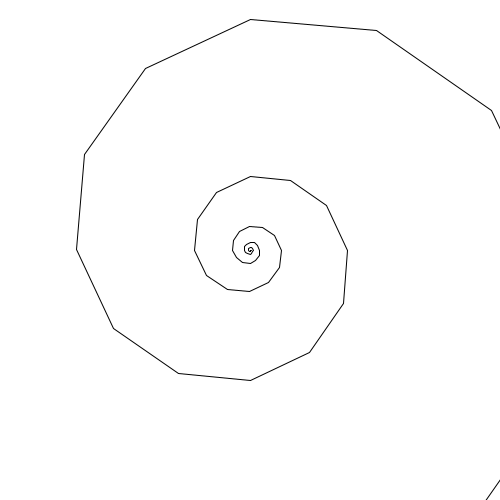
Frame 1 (no input)
Frame 2 (the mouse pressed at the canvas centre, redrawn once): identical to frame 1, image omitted

The Processing sketch that drew this single still picture (run headless with seeded random() and noise(); the mouse was pressed at the canvas centre and the sketch redrawn once):

// Processing sketch: Codigo
// ── Codigo.pde
//Mi version de espiral

/*void setup(){
  size(500,500); 
  noLoop();
}

void draw(){
  float x,y;
  float r =0;
  
  for (float i=0; i<=1800;i++){
    x = r*cos(radians(i));
    y = r*sin(radians(i));
    circle(x+250,y+250,4);
    if (i%5==0)
      r++;
  }
}*/


//Espiral de arquimides

/*void setup(){
  size(500,500);
  noLoop();
}

void draw(){
  float x,y,r,a=0,b=0.05;
  for (float theta = 0; theta <1800; theta++){
    r=a+b*theta;
    x=r*cos(radians(theta))+width/2;
    y=r*sin(radians(theta))+height/2;
    circle(x,y,5);
  }
}*/

//Espiral logaritmica

void setup(){
  size(500,500);
  noLoop();
}

void draw(){
  float x,y,r,a=1,b=1.2;
  float vueltas=360;
  beginShape();
  for(float theta =0; theta<8*vueltas; theta+=30){
    r=a*pow(b,radians(theta));
    x=r*cos(radians(theta));
    y=r*sin(radians(theta));
    vertex(width/2+x,height/2+y);
  }
  endShape();
}
